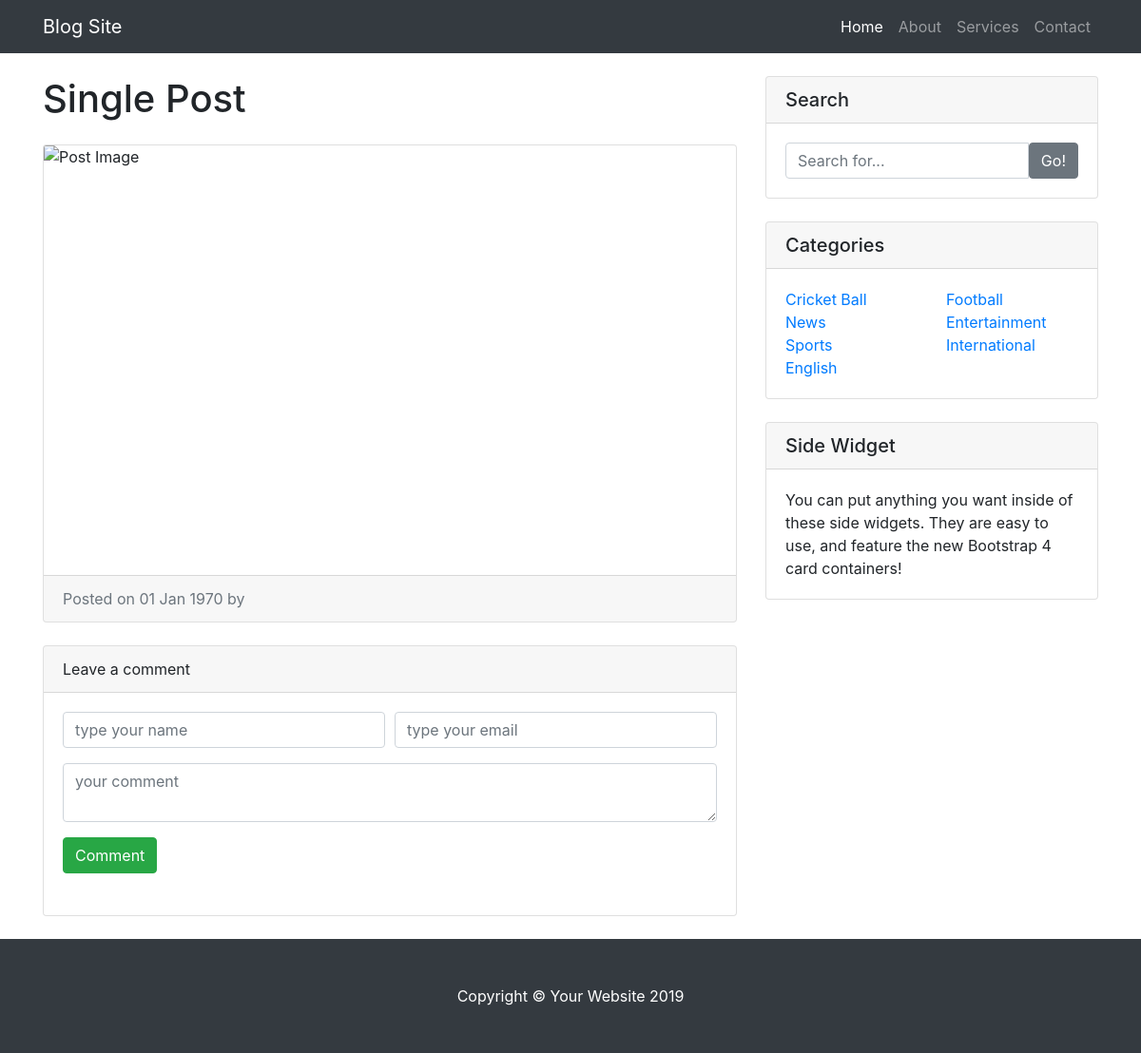
The page /singlePost.php on the database its author committed.
### tables this page shows
CREATE TABLE `category` (
  `id` int(2) NOT NULL,
  `category_name` varchar(50) NOT NULL,
  `status` tinyint(1) NOT NULL,
  `created_at` timestamp NOT NULL DEFAULT CURRENT_TIMESTAMP,
  `updated_at` timestamp NOT NULL DEFAULT CURRENT_TIMESTAMP ON UPDATE CURRENT_TIMESTAMP
);

### app/classes/Database.php (called while the page is built, shortened)
<?php
class Database
{
	public static function dbConn(){
		$host = "localhost";
		$user = "root";
		$pass = "";
		$db = "oop_blog";
		$conn = mysqli_connect($host, $user, $pass, $db);
		return $conn;
	}
}
?>

### app/classes/Category.php (called while the page is built, shortened)
<?php
class Category
{
    public function showActiveCategory(){
        $sql = "SELECT * FROM category WHERE status=1";
        $result = mysqli_query(Database::dbConn(), $sql);
        return $result;
    }
}
?>

### include/widget.php (the view)
<?php
$activeCat = new \App\classes\Category();
$activeCatRes = $activeCat->showActiveCategory();
?>
<div class="col-md-4">
    <div class="card my-4">
        <h5 class="card-header">Search</h5>
        <div class="card-body">
            <div class="input-group">
                <input type="text" class="form-control" onkeyup="searchBlog(this.value)" placeholder="Search for...">
                <span class="input-group-btn">
                <button class="btn btn-secondary" type="button">Go!</button>
              </span>
            </div>
        </div>
    </div>
    <div class="card my-4">
        <h5 class="card-header">Categories</h5>
        <div class="card-body">
            <div class="row">
                <?php
                    while ($activeCatRow = mysqli_fetch_assoc($activeCatRes)){ ?>
                <div class="col-lg-6">
                    <ul class="list-unstyled mb-0">
                        <li>
                            <a href="categoryPost.php?id=<?= $activeCatRow['id']; ?>"><?= $activeCatRow['category_name']; ?></a>
                        </li>
                    </ul>
                </div>
                    <?php  }  ?>
            </div>
        </div>
    </div>
    <div class="card my-4">
        <h5 class="card-header">Side Widget</h5>
        <div class="card-body">
            You can put anything you want inside of these side widgets. They are easy to use, and feature the new Bootstrap 4 card containers!
        </div>
    </div>
</div>

### assets/css/blog-home.css (style rules this page uses)
body { padding-top: 56px; }

### rows shown on the page
category: category_name "Cricket Ball"
category: category_name "Football"
category: category_name "News"
category: category_name "Entertainment"
category: category_name "Sports"
category: category_name "International"
category: category_name "English"

### other values the page prints
date("d M Y", strtotime($postResult['created_at'])) "01 Jan 1970"
